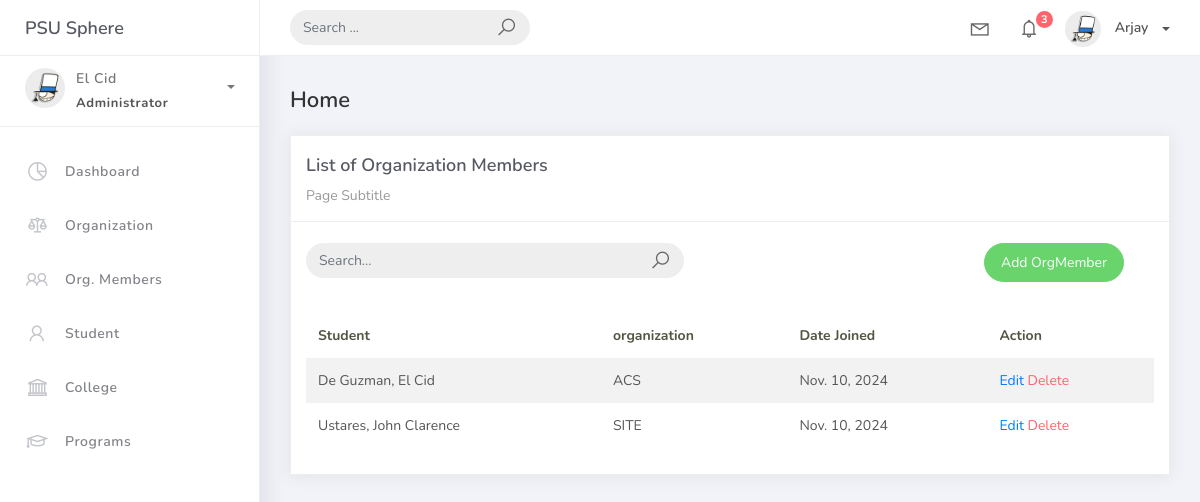
The app's page /orgmember_list, older data.
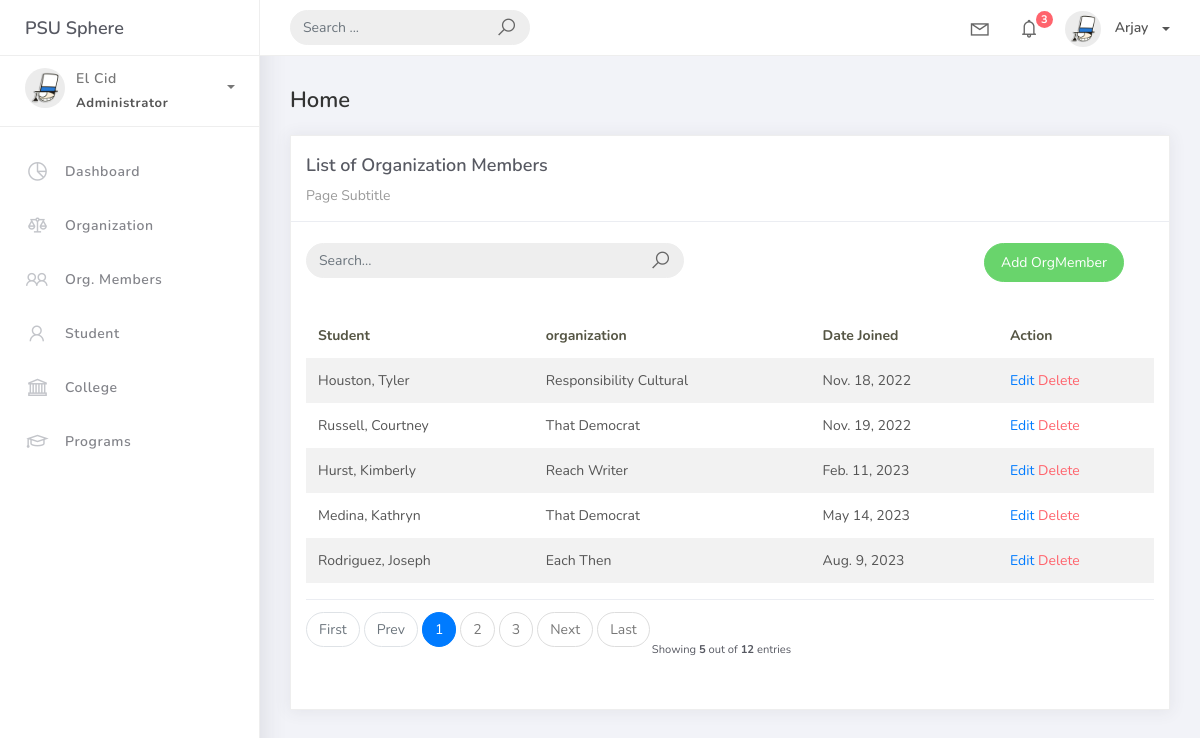
The same page, newer data.
### studentorg/models.py (models this page shows, shortened)
class BaseModel (models.Model):
    created_at = models.DateTimeField(auto_now_add=True, db_index=True)
    updated_at = models.DateTimeField(auto_now=True)
    class Meta:
        abstract = True

class OrgMember(BaseModel):
    student = models.ForeignKey(Student, on_delete=models.CASCADE)
    organization = models.ForeignKey(Organization, on_delete=models.CASCADE)
    date_joined = models.DateField()

class Student(BaseModel):
    student_id = models.CharField(max_length=15)
    lastname = models.CharField(max_length=25, verbose_name="Last Name")
    firstname = models.CharField(max_length=25, verbose_name="First Name")
    middlename = models.CharField(max_length=25, blank=True, null=True , verbose_name="Middle Name")
    program = models.ForeignKey(Program, on_delete=models.CASCADE)
    def __str__(self) -> str:
        return f"{self.lastname}, {self.firstname}"

class Organization(BaseModel):
    name = models.CharField(max_length=250)
    college = models.ForeignKey(College, null=True, blank=True, on_delete=models.CASCADE)
    description = models.CharField(max_length=500)
    def __str__(self):
        return self.name

### studentorg/views.py (the view)
# urls.py: path('orgmember_list', OrgMemberlist.as_view(), name='orgmember-list'),
class OrgMemberlist(ListView):
    model = OrgMember
    content_object_name = 'orgmember'
    template_name = 'orgmember_list.html'
    paginate_by = 5
    ordering = ['date_joined']
    def get_queryset(self, *args, **kwargs):
        qs = super(OrgMemberlist, self).get_queryset(*args, **kwargs)
        if self.request.GET.get("q") != None:
            query = self.request.GET.get('q')
            qs = qs.filter(Q(date_joined__icontains=query)|Q(student__firstname__icontains=query)|
                           Q(student__lastname__icontains=query)|Q(organization__name__icontains=query))
        return qs

### templates/orgmember_list.html
{% extends 'base.html' %} {% load static %} {% block content %}
<div class="content">
    <div class="container-fluid">
        <h4 class="page-title">Home</h4>
        <div class="row">
            <div class="col-md-12">
                <div class="card">
                    <div class="card-header">
                        <div class="card-title">List of Organization Members</div>
                        <div class="card-category">Page Subtitle</div>
                    </div>
                    <br />
                    <div class="col-md-12 row">
                        <div class="col-md-6">
                            <form class="navbar-left navbar-form nav-search mr-md-3" action="{% url 'orgmember-list'%}">
                                <div class="input-group">
                                    <input type="text" placeholder="Search..." class="form-control" name="q" />
                                    <div class="input-group-append">
                                        <span class="input-group-text">
                                            <i class="la la-search search-icon"></i>
                                        </span>
                                    </div>
                                </div>
                            </form>
                        </div>
                        <div class="col-md-6">
                            <div class="pull-right">
                                <a href="{% url 'orgmember-add' %}" class="btn btn-success btn-rounded">Add OrgMember</a>
                            </div>
                        </div>
                    </div>
                    <div class="card-body">
                        <table class="table table-striped mt-3">
                            <thead>
                                <tr>
                                    <th scope="col">Student</th>
                                    <th scope="col">organization</th>
                                    <th scope="col">Date Joined</th>
                                    <th scope="col">Action</th>
                                </tr>
                            </thead>
                            <tbody>
                                {% for object in object_list %}
                                <tr>
                                    <td>{{ object.student }}</td>
                                    <td>{{ object.organization }}</td>
                                    <td>{{ object.date_joined }}</td>
                                    <td>
                                        <a href="orgmember_list/{{ object.id }}">Edit</a>
                                        <a href="orgmember_list/{{ object.id }}/delete" class="text-danger">Delete</a> </a>
                                    </td>
                                </tr>
                                {% empty %}
                                <tr>
                                    <td colspan="4" style="text-align: center">
                                        <p class="text-sm font-weight-bold mb-0">No Records Found</p>
                                    </td>
                                </tr>
                                {% endfor %}
                            </tbody>
                        </table>
                        {% include 'includes/pagination.html' %}
                    </div>
                </div>
            </div>
        </div>
    </div>
</div>
{% endblock %}

Row changes from the older to the newer data that the page shows:
no longer on this page (row unchanged): OrgMember: student "De Guzman, El Cid", organization "ACS", date_joined "Nov. 10, 2024"
no longer on this page (row unchanged): OrgMember: student "Ustares, John Clarence", organization "SITE", date_joined "Nov. 10, 2024"
added OrgMember: student "Houston, Tyler", organization "Responsibility Cultural", date_joined "Nov. 18, 2022"
added OrgMember: student "Russell, Courtney", organization "That Democrat", date_joined "Nov. 19, 2022"
added OrgMember: student "Hurst, Kimberly", organization "Reach Writer", date_joined "Feb. 11, 2023"
added OrgMember: student "Medina, Kathryn", organization "That Democrat", date_joined "May 14, 2023"
added OrgMember: student "Rodriguez, Joseph", organization "Each Then", date_joined "Aug. 9, 2023"
Text that changed along with them:
{{ object_list.count }}: (not shown) → "5"
{{ paginator.count }}: (not shown) → "12"
text now shown: "First Prev Next Last Showing out of entries"
new list line: "1"
new list line: "2"
new list line: "3"
